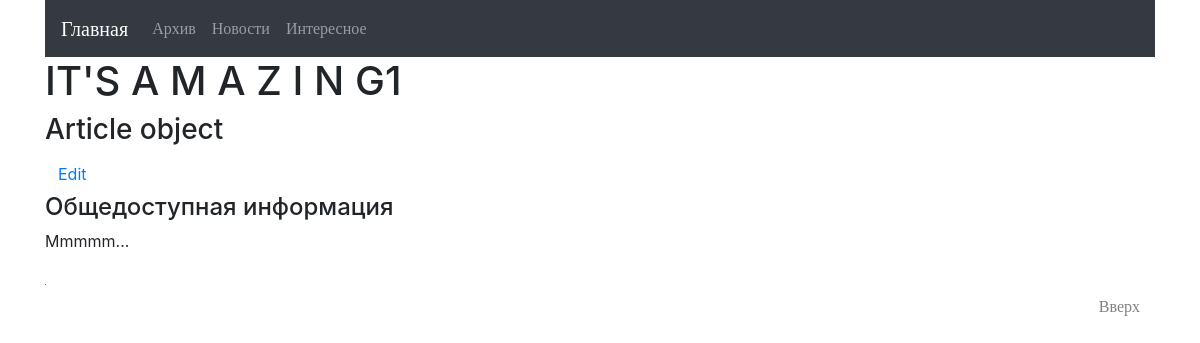
The page /about/1/ on the database as committed earlier.
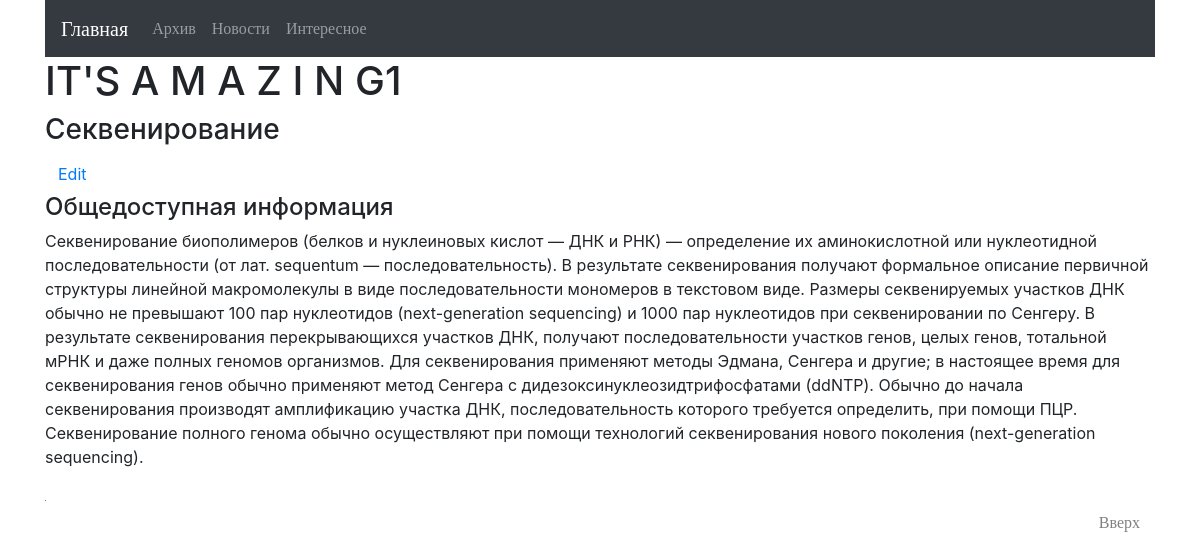
The same page on the database as committed later.
### news_blog/models.py (models this page shows, shortened)
class Article(models.Model):
    title = models.CharField(max_length=100)
    created_date = models.DateTimeField(default=timezone.now)
    text = models.TextField()
    published_date = models.DateTimeField(
        blank=True, null=True)
    author = models.ForeignKey(Author, on_delete=models.CASCADE)

class Author(models.Model):
    id = models.UUIDField(primary_key=True, default=uuid.uuid4, editable=False)
    name = models.CharField(max_length=50)
    email = models.EmailField()

### news_blog/views.py (the view)
# urls.py: path('<int:article_id>/', views.get_article, name='article'),
def get_article(request, article_id):
   try:
       article = Article.objects.get(id=article_id)
       author = Author.objects.filter(article__pk=article_id)
       comment = Comment.objects.filter(article=article)
   except (Article.DoesNotExist, Author.DoesNotExist, Comment.DoesNotExist) as error:
       return HttpResponseNotFound(error)
   return render(request, 'news_blog/news_article.html',
                 {'article': article,
                  'author': author,
                  'comment': comment
                  }
                 )

### news_blog/templates/news_blog/news_article.html (shortened to what this page needs)
{% extends "news_blog/base.html" %}
{% block title %}IT'S A M A Z I N G{{article.id}}{% endblock %}
{% block content %}
  <div class="row">
       <div class="col-sm">
           <h3>{{ article.title }}</h3>
           <small>
               <a class="btn btn-default" href="{% url 'edit' article_id=article.id %}">
                   Edit
               </a>
           </small>
           <h4>{{ article.author.name }}</h4>
           <p>{{ article.text }}</p>
    </div>
   </div>
 <div class="row">
       <div class="col-sm">
       </div>
   </div>
{% endblock %}

Rows that differ between the two databases and show on the page:
changed Article "Общедоступная информация": title "Article object" → "Секвенирование"; text "Mmmmm..." → "Секвенирование биополимеров (белков и нуклеиновых кислот — ДНК и РНК) — определение их аминокислотной или нуклеотидной последовательности (от лат. sequentum — последовательность). В результате секвенирования получают формальное описание первичной структуры линейной макромолекулы в виде последовательности мономеров в текстовом виде. Размеры секвенируемых участков ДНК обычно не превышают 100 пар нуклеотидов (next-generation sequencing) и 1000 пар нуклеотидов при секвенировании по Сенгеру. В результате секвенирования перекрывающихся участков ДНК, получают последовательности участков генов, целых генов, тотальной мРНК и даже полных геномов организмов. Для секвенирования применяют методы Эдмана,…"
